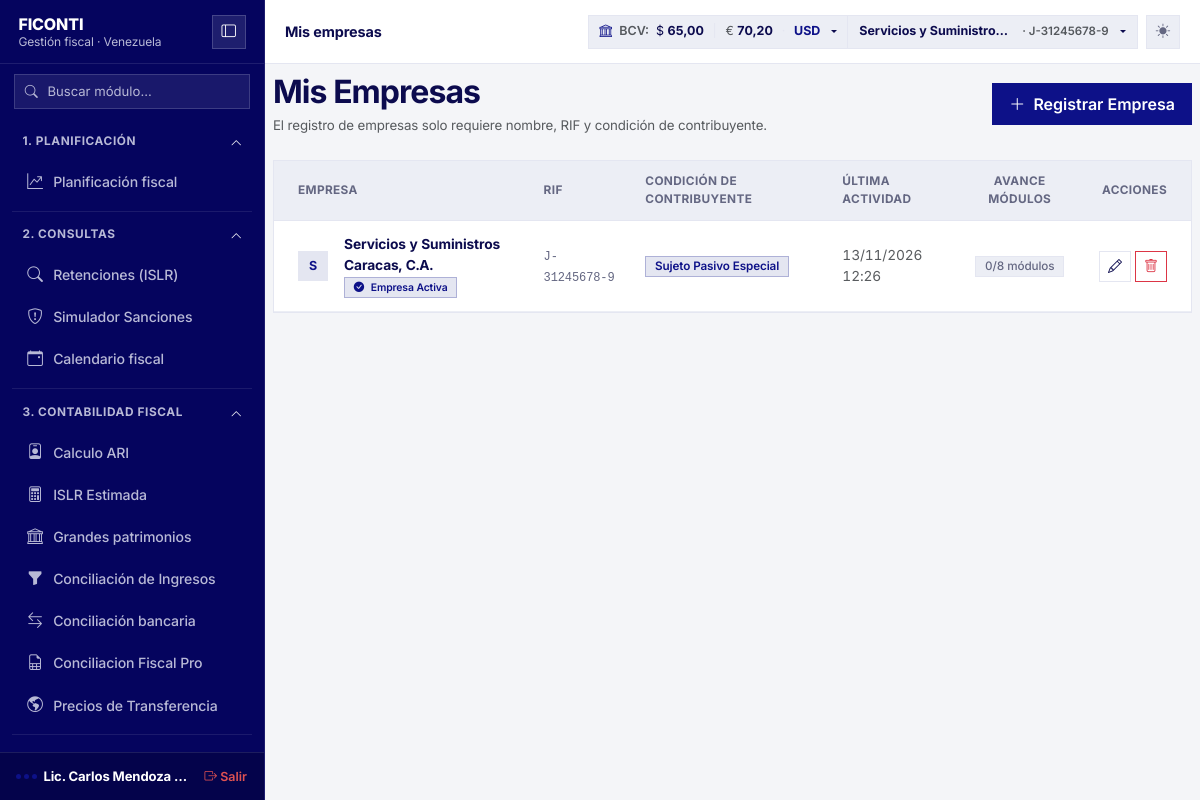
The app's page /empresas/ (signed in), older data.
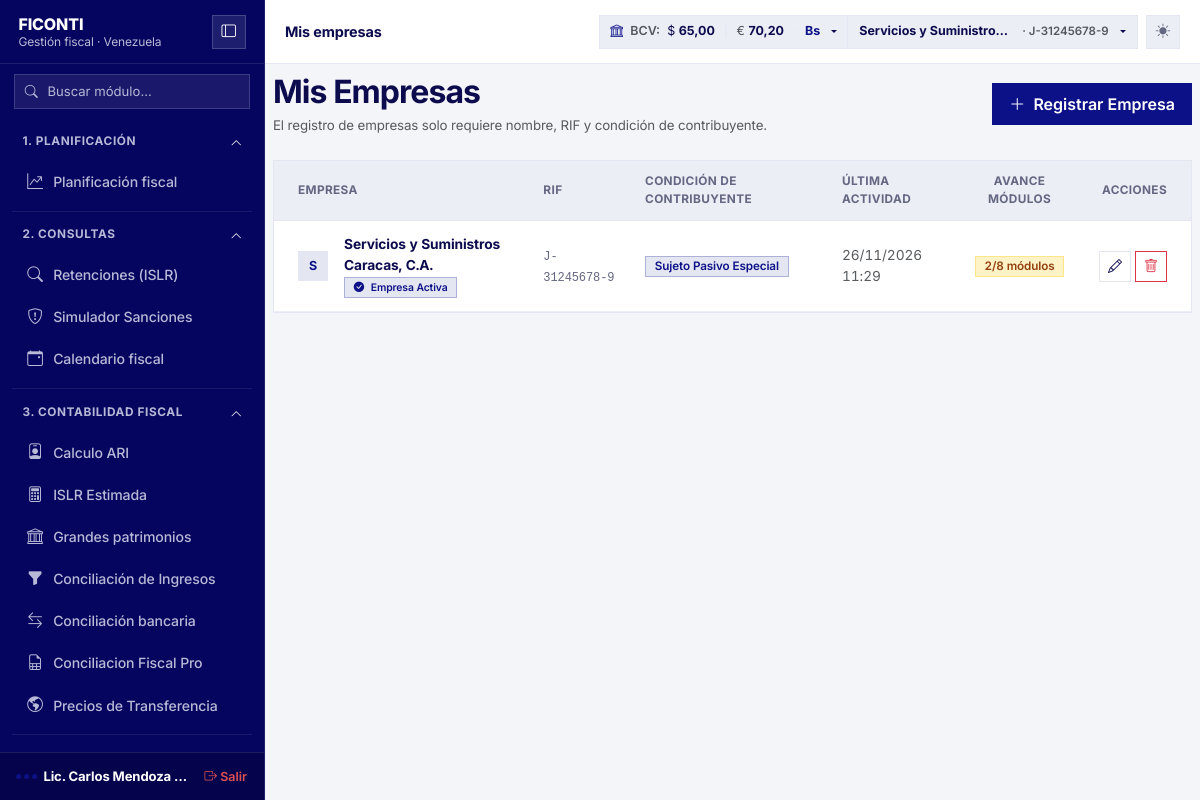
The same page, newer data.
### apps/usuarios/models.py (models this page shows, shortened)
class Usuario(AbstractBaseUser):
    usuario = models.CharField(
        'usuario', max_length=20, unique=True,
        validators=[RegexValidator(USUARIO_REGEX, USUARIO_MENSAJE)],
        help_text='De 4 a 20 letras, números, punto, guion o guion bajo.',
    )
    nombre = models.CharField('nombre completo', max_length=150)
    telefono = models.CharField('teléfono', max_length=20, blank=True)
    email = models.EmailField('correo electrónico', blank=True)
    is_active = models.BooleanField(
        'cuenta habilitada', default=True,
        help_text='Si se desmarca, el usuario no podrá iniciar sesión.',
    )
    uso = models.JSONField('uso de módulos', default=dict, blank=True)
    creado = models.DateTimeField('fecha de registro', default=timezone.now)
    creado_por = models.ForeignKey(
        'superadmin.SuperAdmin', verbose_name='creado por', null=True, blank=True,
        on_delete=models.SET_NULL, related_name='usuarios_creados',
    )
    objects = UsuarioManager()
    USERNAME_FIELD = 'usuario'
    REQUIRED_FIELDS = ['nombre']
    class Meta:
        db_table = 'usuarios'
        verbose_name = 'usuario'
        verbose_name_plural = 'usuarios'
        ordering = ['nombre']
    @property
    def nombre_mostrar(self):
        return self.nombre or self.usuario
    @property
    def suscripcion_activa(self):
        sus = getattr(self, 'suscripcion', None)
        return bool(sus and sus.vigente)

### apps/empresas/models.py (models this page shows, shortened)
class Empresa(models.Model):
    usuario = models.ForeignKey(
        settings.AUTH_USER_MODEL, on_delete=models.CASCADE, related_name='empresas',
    )
    nombre = models.CharField('razón social', max_length=200)
    rif = models.CharField('RIF', max_length=12, validators=[validar_rif])
    condicion = models.CharField('condición', max_length=40, choices=CONDICIONES, default=SPE)
    moneda = models.CharField('moneda', max_length=3, choices=MONEDAS, default='VES')
    tasa = models.DecimalField('tasa (Bs por 1)', max_digits=18, decimal_places=4, default=0)
    creado = models.DateTimeField(auto_now_add=True)
    class Meta:
        db_table = 'empresas'
        ordering = ['nombre']
        constraints = [
            models.UniqueConstraint(fields=['usuario', 'rif'], name='empresa_rif_unico_por_usuario'),
        ]
    @property
    def es_spe(self):
        return self.condicion == SPE
    @property
    def es_sujeto_pasivo_especial(self):
        return self.es_spe
    @property
    def condicion_corta(self):
        if self.es_spe:
            return 'SPE'
        if 'ordinario' in (self.condicion or '').lower():
            return 'Ordinario'
        return 'Formal'
    @property
    def es_bolivares(self):
        return (self.moneda or 'VES') == 'VES'
    @property
    def moneda_simbolo(self):
        return {
            'VES': 'Bs',
            'USD': 'USD',
            'EUR': 'EUR',
            'COP': 'COP',
            'CNY': 'CNY',
        }.get(self.moneda or 'VES', self.moneda or 'Bs')
    @property
    def actualizada(self):
        est = self.estados.order_by('-fecha').first()
        if est and est.fecha:
            return est.fecha
        return self.creado
    def estatus_modulo(self, codigo, estados=None):
        modulo = obtener_modulo(codigo)
        if modulo and modulo.consulta:
            return 'na', 'Módulo de consulta'
        if estados is None:
            estados = {e.modulo: e for e in self.estados.all()}
        e = estados.get(codigo)
        if e:
            return e.estado, e.detalle
        if codigo == 'iva' and not self.es_spe:
            return 'na', 'No es agente de retención'
        return 'sin', 'Aún no abierto'
    def resumen_estatus(self):
        estados = {e.modulo: e for e in self.estados.all()}
        celdas, aplican, realizados = [], 0, 0
        for m in MODULOS_RESUMEN:
            est, det = self.estatus_modulo(m.codigo, estados)
            if est != 'na':
                aplican += 1
                if est == 'ok':
                    realizados += 1
            celdas.append({
                'modulo': m,
                'estado': est,
                'detalle': det,
                'url': f'{m.url}?empresa={self.pk}',
            })
        pct = round(realizados / aplican * 100) if aplican else 0
        return {'celdas': celdas, 'aplican': aplican, 'realizados': realizados, 'pct': pct}

class EstadoModulo(models.Model):
    ESTADOS = [('ok', 'Realizado'), ('proc', 'En proceso'), ('sin', 'Sin iniciar'), ('na', 'No aplica')]
    empresa = models.ForeignKey(Empresa, on_delete=models.CASCADE, related_name='estados')
    modulo = models.CharField(max_length=10)
    estado = models.CharField(max_length=4, choices=ESTADOS, default='sin')
    detalle = models.CharField(max_length=60, blank=True)
    fecha = models.DateTimeField(auto_now=True)
    class Meta:
        db_table = 'empresas_estado_modulo'
        constraints = [
            models.UniqueConstraint(fields=['empresa', 'modulo'], name='estado_unico_por_modulo'),
        ]

### apps/empresas/views.py (the view)
    @login_required
    def _wrapped(request, *args, **kwargs):
        if not request.user.suscripcion_activa:
            if request.headers.get('Content-Type', '').startswith('application/json'):
                return JsonResponse({'ok': False, 'error': 'Suscripción inactiva'}, status=403)
            return render_bloqueado(request)
        return view(request, *args, **kwargs)

### templates/empresas/lista.html (shortened to what this page needs)
{% extends 'layouts/app.html' %}
{% block content %}
<div class="container-fluid p-0">
  <div class="d-flex flex-column flex-md-row justify-content-between align-items-md-center gap-3 mb-4">
    <div>
      <h2 class="fw-bold mb-1" style="letter-spacing: -0.03em;">Mis Empresas</h2>
      <p class="text-muted small mb-0">
        El registro de empresas solo requiere nombre, RIF y condición de contribuyente.
      </p>
    </div>
    <div>
      <button class="btn btn-dash-primary" data-bs-toggle="modal" data-bs-target="#modalNuevaEmpresa">
        <i class="bi bi-plus-lg me-1"></i> Registrar Empresa
      </button>
    </div>
  </div>
  <div class="card-dashboard p-0">
    <div class="table-responsive">
      <table class="table-dashboard align-middle mb-0">
        <thead>
          <tr>
            <th class="ps-4">Empresa</th>
            <th>RIF</th>
            <th>Condición de Contribuyente</th>
            <th>Última Actividad</th>
            <th class="text-center">Avance Módulos</th>
            <th class="text-end pe-4">Acciones</th>
          </tr>
        </thead>
        <tbody>
          {% for emp in empresas %}
          <tr>
            <td class="ps-4">
              <div class="d-flex align-items-center gap-3">
                <span class="table-avatar">{{ emp.nombre|slice:":1"|upper }}</span>
                <div>
                  <div class="fw-bold text-white">{{ emp.nombre }}</div>
                  {% if activa and activa.pk == emp.pk %}
                    <span class="badge badge-dash-lime" style="font-size: 0.65rem;"><i class="bi bi-check-circle-fill me-1"></i> Empresa Activa</span>
                  {% endif %}
                </div>
              </div>
            </td>
            <td><code class="text-white-50">{{ emp.rif }}</code></td>
            <td>
              {% if emp.es_sujeto_pasivo_especial %}
                <span class="badge badge-dash-lime">Sujeto Pasivo Especial</span>
              {% else %}
                <span class="badge badge-dash-dim">Contribuyente Ordinario</span>
              {% endif %}
            </td>
            <td class="small text-muted">{{ emp.actualizada|date:"d/m/Y H:i" }}</td>
            <td class="text-center">
              {% with st=emp.resumen_estatus %}
                <span class="badge {% if st.realizados == st.aplican and st.aplican > 0 %}badge-dash-ok{% elif st.realizados > 0 %}badge-dash-prog{% else %}badge-dash-dim{% endif %}">
                  {{ st.realizados }}/{{ st.aplican }} módulos
                </span>
              {% endwith %}
            </td>
            <td class="text-end pe-4">
              <div class="d-inline-flex gap-1">
                <a href="{% url 'empresas:editar' emp.pk %}" class="btn btn-sm btn-dash-secondary py-1 px-2" title="Editar datos">
                  <i class="bi bi-pencil"></i>
                </a>
                <form method="post" action="{% url 'empresas:eliminar' emp.pk %}" class="d-inline" onsubmit="return confirm('¿Eliminar «{{ emp.nombre }}» y todos sus cálculos fiscales guardados?');">
                  <button type="submit" class="btn btn-sm btn-outline-danger py-1 px-2" title="Eliminar empresa">
                    <i class="bi bi-trash"></i>
                  </button>
                </form>
              </div>
            </td>
          </tr>
          {% endfor %}
        </tbody>
      </table>
    </div>
  </div>
</div>
{% endblock %}

### templates/layouts/app.html
{% extends 'base.html' %}
{% block layout_content %}
<div class="app-wrapper">
  {% include 'partials/sidebar.html' %}
  <div class="app-content">
    {% include 'partials/navbar.html' %}
    <main class="flex-grow-1 p-0 p-sm-1 p-md-2">
      {% block content %}{% endblock %}
    </main>
  </div>
</div>
{% endblock %}

### templates/base.html (shortened to what this page needs)
{% load static %}
<!DOCTYPE html>
<html lang="es" data-bs-theme="light">
<head>
  <link href="https://cdn.jsdelivr.net/npm/bootstrap@5.3.3/dist/css/bootstrap.min.css" rel="stylesheet">
  <link rel="stylesheet" href="https://cdn.jsdelivr.net/npm/bootstrap-icons@1.11.3/font/bootstrap-icons.min.css">
  <link rel="stylesheet" href="{% static 'css/tributove.css' %}?v=5.5">
</head>
<body>
  {% block layout_content %}{% endblock %}
</body>
</html>

### templates/partials/sidebar.html (shortened to what this page needs)
<aside class="app-sidebar" id="appSidebar">
  <div class="sidebar-user-header">
    <div class="sidebar-user-info">
      <div class="sidebar-user-name">FICONTI</div>
      <div class="sidebar-user-role">Gestión fiscal · Venezuela</div>
    </div>
    <button type="button" class="action-circle-btn ms-auto" id="sidebarCloseBtn" aria-label="Ocultar menú" title="Ocultar menú" style="background: rgba(255,255,255,0.1); color: #ffffff; border-color: rgba(184,185,214,0.25);">
      <i class="bi bi-layout-sidebar"></i>
    </button>
  </div>
  <div class="sidebar-search-box">
    <i class="bi bi-search search-icon"></i>
    <input type="text" id="sidebarSearchInput" placeholder="Buscar módulo..." autocomplete="off" aria-label="Buscar módulo">
  </div>
  <div class="sidebar-scroll" id="sidebarNavScroll">
    <nav class="sidebar-nav" aria-label="Menú principal de 4 secciones">
      {% for grupo, lista_modulos in MENU_MODULOS %}
      <details class="sidebar-menu-group" data-menu-group="{{ forloop.counter }}" open>
        <summary class="sidebar-heading sidebar-dropdown-toggle">
          <span>{{ forloop.counter }}. {{ grupo|upper }}</span>
          <i class="bi bi-chevron-down sidebar-chevron"></i>
        </summary>
        <div class="sidebar-submenu">
          {% for m in lista_modulos %}
            <a class="nav-link {% if request.resolver_match.app_name == m.app %}active{% endif %} {% if not empresas_usuario %}opacity-75{% endif %}"
               href="{{ m.url }}"
               title="{{ m.descripcion }}">
              <i class="bi {{ m.icono }}"></i>
              <span class="text-truncate">{{ m.nombre }}</span>
            </a>
          {% endfor %}
        </div>
      </details>
      {% endfor %}
      <details class="sidebar-menu-group" data-menu-group="4" open>
        <summary class="sidebar-heading sidebar-dropdown-toggle">
          <span>4. CUENTA</span>
          <i class="bi bi-chevron-down sidebar-chevron"></i>
        </summary>
      </details>
    </nav>
  </div>
  <div class="sidebar-footer">
    <div class="brand-badge">
      <div class="brand-dots">
        <span></span><span></span><span></span>
      </div>
      <span class="text-truncate" style="max-width: 145px;">{{ user.nombre_mostrar }}</span>
    </div>
    <form method="post" action="{% url 'usuarios:logout' %}" class="m-0">
      <button type="submit" class="btn btn-link btn-sm p-0 text-decoration-none fw-semibold" style="font-size: 0.78rem; color: #E05252;" title="Cerrar sesión">
        <i class="bi bi-box-arrow-right"></i> Salir
      </button>
    </form>
  </div>
</aside>

### templates/partials/navbar.html (shortened to what this page needs)
{% load humanize %}
<header class="app-navbar">
  <div class="navbar-left d-flex align-items-center gap-2">
    <div class="navbar-breadcrumb d-flex align-items-center gap-2">
      <span class="breadcrumb-item active" style="font-size: 0.9rem;">
        {% if modulo %}
          {{ modulo.nombre }}
        {% elif request.resolver_match.app_name == 'empresas' and request.resolver_match.url_name == 'resumen' %}
          Resumen de empresas
        {% elif request.resolver_match.app_name == 'empresas' %}
          Mis empresas
        {% elif request.resolver_match.app_name == 'usuarios' %}
          Mi cuenta
        {% else %}
          Panel Fiscal
        {% endif %}
      </span>
    </div>
  </div>
  <div class="navbar-actions">
    <div class="nav-pill-group">
    <div class="dropdown nav-bcv-drop">
      <button class="bcv-nav-trigger dropdown-toggle" type="button" data-bs-toggle="dropdown" data-bs-auto-close="outside" aria-expanded="false" aria-label="Tasa Oficial BCV y Moneda">
        <i class="bi bi-bank" style="color: var(--tv-primary);"></i>
        <span class="d-none d-sm-inline text-muted fw-semibold">BCV:</span>
        <span>$ <strong data-bcv-usd>{{ tasa_bcv.usd|floatformat:2 }}</strong></span>
        <span class="bcv-sep d-none d-lg-inline">|</span>
        <span class="d-none d-lg-inline text-muted">€ <strong data-bcv-eur style="color: var(--tv-text);">{{ tasa_bcv.eur|floatformat:2 }}</strong></span>
        {% if empresa_activa %}
          <span class="bcv-sep">·</span>
          <span class="fw-bold" style="color: var(--tv-primary);">{{ empresa_activa.moneda_simbolo }}</span>
        {% endif %}
      </button>
    </div>
    {% if empresa_activa %}
    <div class="dropdown nav-pill-emp">
      <button class="btn btn-sm btn-dash-secondary dropdown-toggle d-flex align-items-center gap-2 py-1 px-2" type="button" data-bs-toggle="dropdown" aria-expanded="false" style="font-size: 0.78rem;">
        <span class="fw-bold text-truncate" style="max-width: 155px;">{{ empresa_activa.nombre }}</span>
        <span class="text-muted d-none d-xl-inline" style="font-size: 0.72rem;">· {{ empresa_activa.rif }}</span>
      </button>
    </div>
    {% else %}
    <a href="{% url 'empresas:lista' %}" class="btn btn-sm btn-dash-primary py-1 px-3" style="font-size: 0.78rem;">
      <i class="bi bi-plus-lg me-1"></i> Registrar Empresa
    </a>
    {% endif %}
    </div>
    <div class="d-none d-md-inline-flex align-items-center gap-2">
      <button type="button" class="action-circle-btn theme-toggle-btn" title="Cambiar tema (Claro / Oscuro)" aria-label="Cambiar tema">
        <i class="bi bi-sun-fill theme-toggle-icon"></i>
      </button>
    </div>
  </div>
</header>

Row changes from the older to the newer data that the page shows:
changed Empresa "Servicios y Suministros Caracas, C.A.": moneda_simbolo "USD" → "Bs"; actualizada "13/11/2026 12:26" → "26/11/2026 11:29"; resumen_estatus.realizados "0" → "2"
